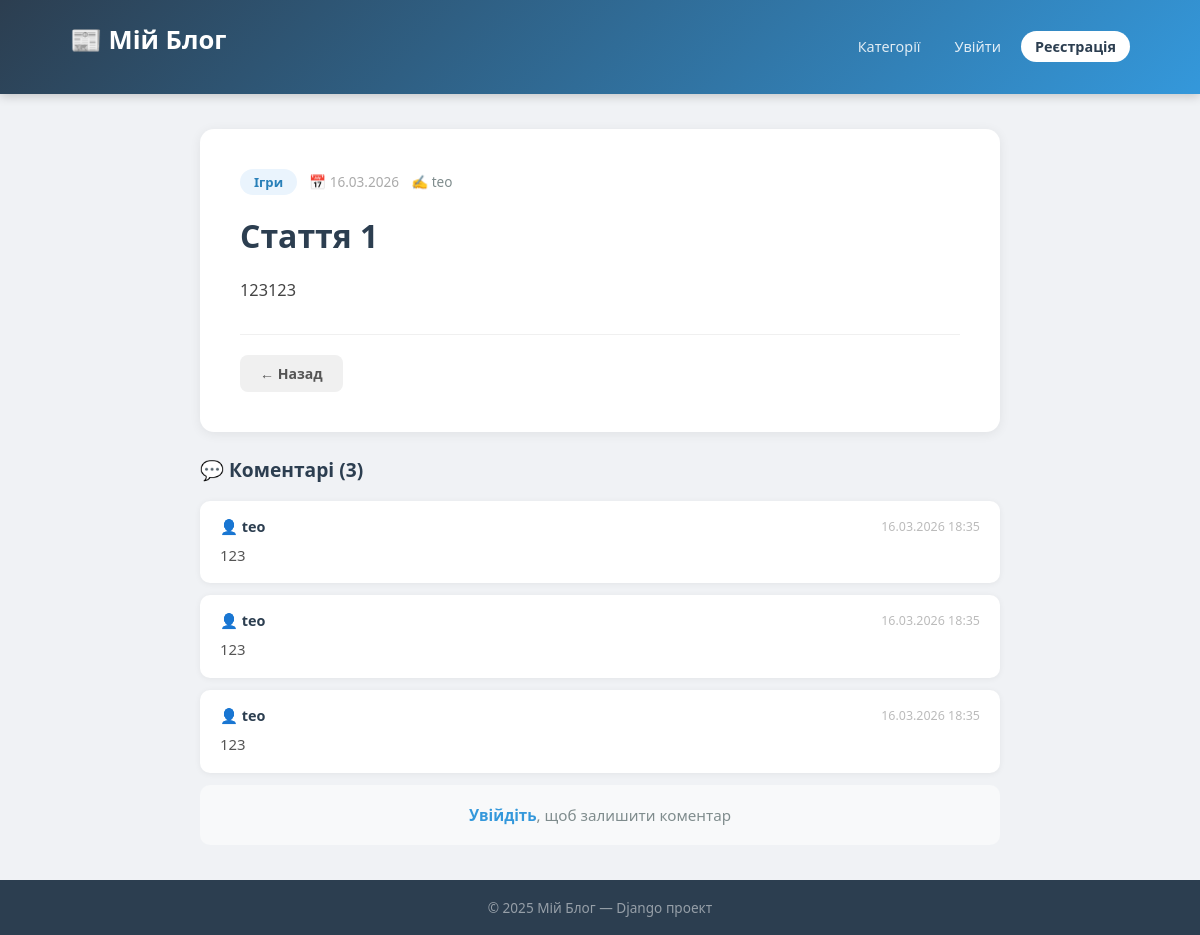
The page /article/7/ on the database as committed earlier.
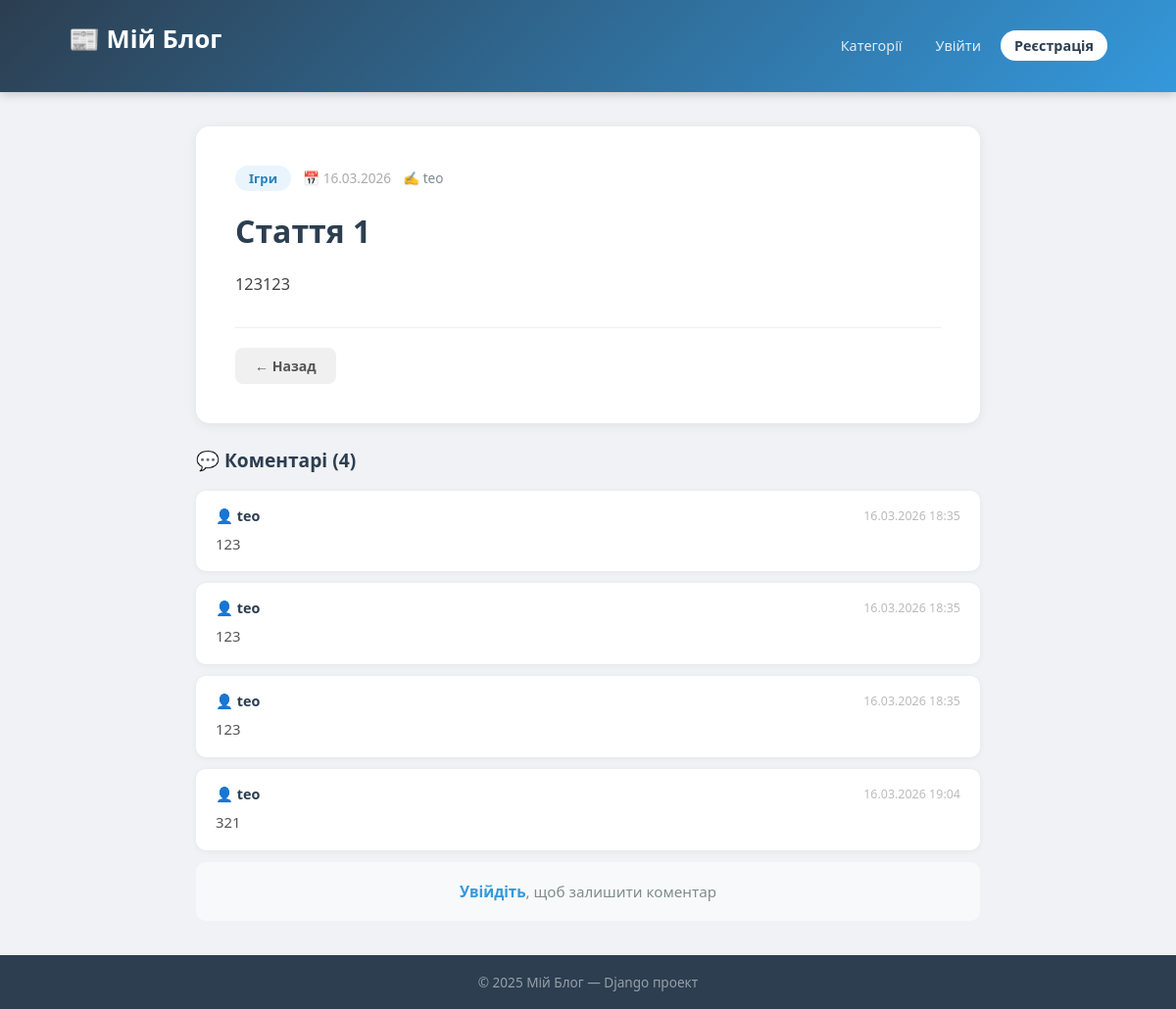
The same page on the database as committed later.
### blog/models.py (models this page shows, shortened)
class Comment(models.Model):
    article = models.ForeignKey(
        Article,
        on_delete=models.CASCADE,
        related_name='comments',
        verbose_name='Стаття'
    )
    author = models.ForeignKey(
        User,
        on_delete=models.CASCADE,
        null=True, blank=True,
        related_name='comments',
        verbose_name='Автор'
    )
    author_name = models.CharField(max_length=100, verbose_name="Ім'я автора", blank=True)
    text = models.TextField(verbose_name='Текст коментаря')
    created_at = models.DateTimeField(auto_now_add=True, verbose_name='Дата коментаря')
    class Meta:
        verbose_name = 'Коментар'
        verbose_name_plural = 'Коментарі'
        ordering = ['created_at']
    def get_author(self):
        if self.author:
            return self.author.username
        return self.author_name or 'Анонім'

### blog/views.py (the view, shortened to what this page needs)
# urls.py: path('article/<int:pk>/', views.article_detail, name='article_detail'),
def article_detail(request, pk):
    article = get_object_or_404(Article, pk=pk, is_published=True)
    comments = article.comments.select_related('author').all()
    form = CommentForm()
    can_edit = article.can_edit(request.user)
    return render(request, 'blog/article_detail.html', {
        'article': article,
        'comments': comments,
        'form': form,
        'can_edit': can_edit,
    })

### blog/models.py (called while the page is built)
    def can_edit(self, user):
        if not user.is_authenticated:
            return False
        return user == self.author or user.is_staff or user.is_superuser

### blog/templates/blog/article_detail.html (shortened to what this page needs)
{% extends 'blog/base.html' %}
{% block content %}
<div class="article-wrap">
    <div class="article-card">
        <div class="article-meta">
            <span class="meta-cat">{{ article.category.name }}</span>
            <span class="meta-date">📅 {{ article.created_at|date:"d.m.Y" }}</span>
            {% if article.author %}
                <span class="meta-author">✍️ {{ article.author.get_full_name|default:article.author.username }}</span>
            {% endif %}
        </div>
        <h1>{{ article.title }}</h1>
        <div class="article-content">{{ article.content|linebreaks }}</div>
        <div class="article-actions">
            <a href="/" class="btn btn-back">← Назад</a>
        </div>
    </div>
    <div class="comments-section">
        <h3>💬 Коментарі ({{ comments.count }})</h3>
        {% for comment in comments %}
        <div class="comment-card">
            <div class="comment-header">
                <span class="comment-author">👤 {{ comment.get_author }}</span>
                <div style="display:flex;align-items:center;gap:10px;">
                    <span class="comment-date">{{ comment.created_at|date:"d.m.Y H:i" }}</span>
                </div>
            </div>
            <div class="comment-text">{{ comment.text|linebreaks }}</div>
        </div>
        {% empty %}
            <p style="color:#aaa; margin-bottom:16px;">Коментарів ще немає. Будьте першим!</p>
        {% endfor %}
        {% if user.is_authenticated %}
            <div class="comment-form">
                <h4>Залишити коментар</h4>
                <form method="post">
                    {% csrf_token %}
                    {{ form.text }}
                    <button type="submit" class="btn-comment">Надіслати</button>
                </form>
            </div>
        {% else %}
            <div class="login-prompt">
                <a href="{% url 'blog:login' %}?next={{ request.path }}">Увійдіть</a>, щоб залишити коментар
            </div>
        {% endif %}
    </div>
</div>
{% endblock %}

Rows that differ between the two databases and show on the page:
added Comment: get_author "teo", created_at "16.03.2026 19:04", text "321"
Other text that changed with them:
{{ comments.count }}: "3" → "4"
